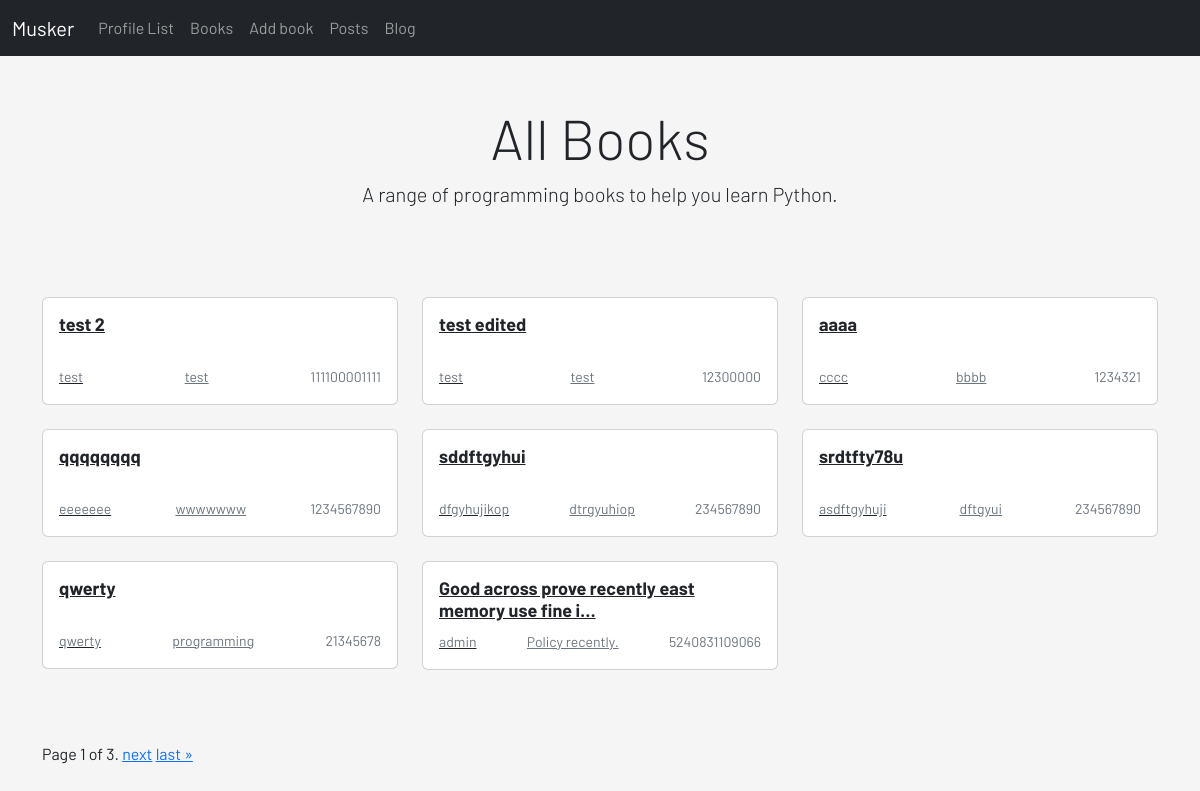
/books/, run on an earlier commit of the app's database.
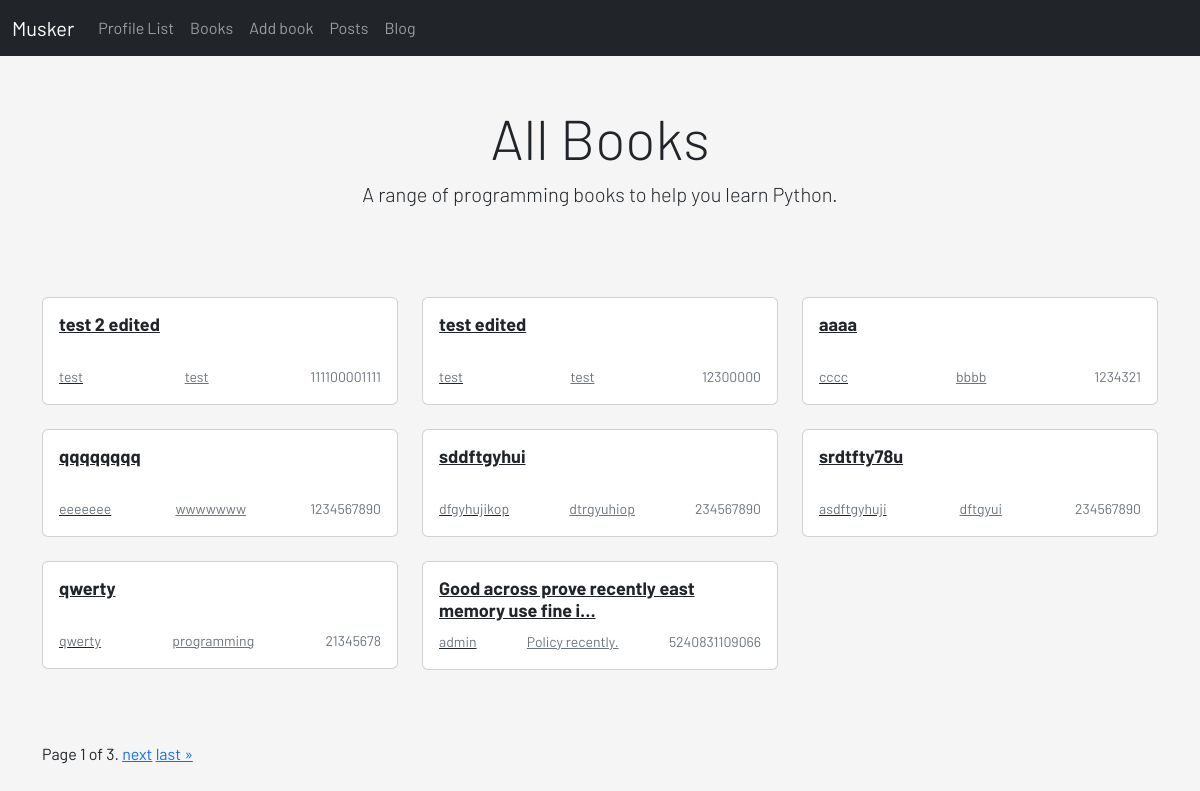
And on a later commit of the database.
### main/models.py (models this page shows, shortened)
class Book(models.Model):
    title = models.CharField(max_length=100)
    slug = models.SlugField(null=True)
    genre = models.CharField(max_length=30)
    author = models.CharField(max_length=30)
    isbn = models.IntegerField()
    count = models.IntegerField(null=True, default=0)

### main/views.py (the view)
# urls.py: path('books/', views.BookView.as_view(), name='books'),
class BookView(ListView):
    model = Book
    template_name = 'main/books.html'
    context_object_name = 'books'  # using ListView default name of context is object_list instead of object in template
    paginate_by = 8
    ordering = ['-id']

### main/templates/main/books.html (shortened to what this page needs)
{% extends 'base.html' %}
{% block template %}
    {% include 'navbar-twitter.html' %}
    <div class="container">
        <div class="px-3 py-3 pt-md-5 pb-md-4 mx-auto text-center">
            <h2 class="display-4">All Books</h2>
            <p class="lead">A range of programming books to help you learn Python.</p>
        </div>
        <div class="py-5">
            <div class="row">
                {% for book in books %}
                <div class="col-md-4">
                    <a class="text-dark" href="{% url 'main:book_detail' slug=book.slug %}">
                        <div class="card mb-4 box-shadow">
                            <div class="card-body">
                                <h2 style="font-size:18px;font-weight:bold;min-height:42px;">
                                    {{book.title|truncatechars:50}}</h2>
                                <div class="d-flex justify-content-between align-items-center">
                                    <small class="text-muted">{{ book.author }}</small>
                                    <small><a class="text-muted" href="{% url 'main:genre' genre=book.genre %}">{{ book.genre }}</a></small>
                                    <small class="text-muted">{{ book.isbn }}</small>
                                </div>
                            </div>
                        </div>
                    </a>
                </div>
                {% endfor %}
            </div>
        </div>
    <div class="row">
        <div class="col-12">
        <span class="step-links">
            <span class="current">
                Page {{ page_obj.number }} of {{ page_obj.paginator.num_pages }}.
            </span>
            {% if page_obj.has_next %}
                <a href="?page={{ page_obj.next_page_number }}">next</a>
                <a href="?page={{ page_obj.paginator.num_pages }}">last &raquo;</a>
            {% endif %}
        </span>
    </div>
        </div>
</div><br/>
{% endblock %}

What changed in the data, as far as the page shows it:
changed Book: title "test 2" → "test 2 edited"
